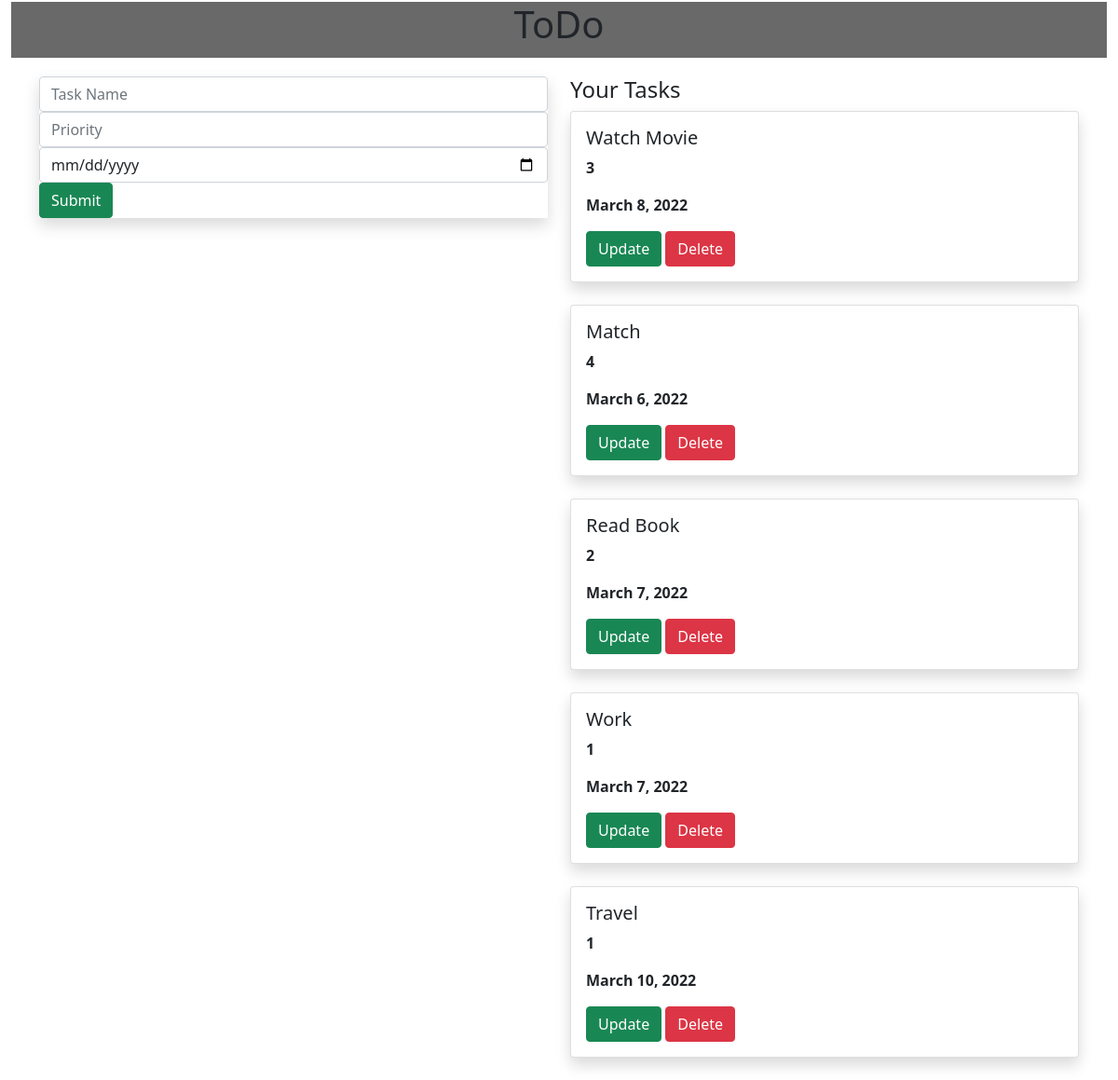
The page / on the database its author committed.
### todoapp/models.py (models this page shows, shortened)
class task(models.Model):
    name=models.CharField(max_length=250)
    priority=models.IntegerField()
    date=models.DateField()

### todoapp/views.py (the view)
# urls.py: path('',views.add,name='add'),
def add(request):
    task1=task.objects.all()
    if request.method=='POST':
        name=request.POST.get('task','')
        priority=request.POST.get('priority','')
        date=request.POST.get('date','')
        tasks=task(name=name,priority=priority,date=date)
        tasks.save()
    return render(request,'home.html',{'task1':task1})

### templates/home.html (shortened to what this page needs)
{% extends 'base.html' %}
{% block content %}
<div class="container-fluid">
    <div class="row">
        <div class="col-md-12">
            <div class="banner">
                <div class="text-center banner-title">
                    <h1>ToDo</h1>
                </div>
            </div>
        </div>
    </div>
</div>
<div class="container">
    <div class="row">
        <div class="col-md-6">
        <form method="POST" class="mp-3 shadow">
            <div class="form-group">
    <input type="text" class="form-control" name="task" placeholder="Task Name">
</div>
<div class="form-group">
    <input type="text" class="form-control" name="priority" placeholder="Priority">
</div>
<div class="form-group">
    <input type="date" class="form-control" name="date" placeholder="Enter Date">
</div>
    <input type="submit" class="btn btn-success">
        </form>
    </div>
<div class="col-md-6">
    <h4>Your Tasks</h4>
    {% for i in task1 %}
    <div class="shadow card">
        <div class="card-body">
            <h5 class="card-title">{{i.name}}</h5>
            <p><b>{{i.priority}}</b></p>
            <p><b>{{i.date}}</b></p>
            <a class="btn btn-success" href="{% url 'update' i.id %}">Update</a>
            <a class="btn btn-danger" href="{% url 'delete' i.id %}">Delete</a>
        </div>
    </div><br>
    {% endfor %}
</div>
</div>
</div>
{% endblock %}

### templates/base.html (shortened to what this page needs)
{% load static%}
<!DOCTYPE html>
<html lang="en">
<head>
 <link rel="stylesheet" href="https://cdn.jsdelivr.net/npm/bootstrap@5.1.3/dist/css/bootstrap.min.css">
<link rel="stylesheet" href="{% static 'style.css' %}">
</head>
<body>
{% block content %}
{% endblock %}
</body>
</html>

### static/style.css (style rules this page uses)
.banner { background-color:dimgrey; width:100%; height:60px; margin-bottom:20px; margin-top:2px; }

### rows shown on the page
task: name "Watch Movie", priority "3", date "March 8, 2022"
task: name "Match", priority "4", date "March 6, 2022"
task: name "Read Book", priority "2", date "March 7, 2022"
task: name "Work", priority "1", date "March 7, 2022"
task: name "Travel", priority "1", date "March 10, 2022"
